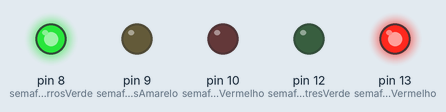
Simulated run of this sketch. Board: Arduino Uno, built with avr-gcc and run on an emulated ATmega328P. Parts: output pins drawn as LEDs (lit = HIGH).

Above: at 2.5 s.
At 6.0 s:
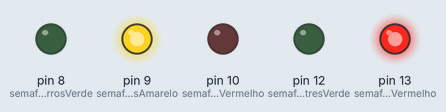
At 9.5 s:
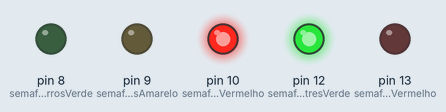
Timing chart, 0 to 15.6 s (numbered marks = the images above):
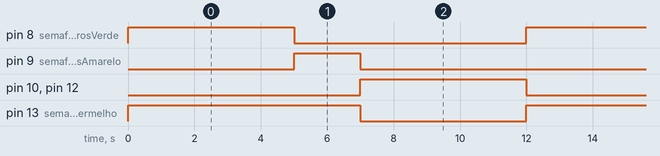

Measured:
- by itself, pin 8 (semaforoCarrosVerde), pin 10 (semaforoCarrosVermelho), pin 12 (semaforoPedestresVerde): alternates HIGH for 5.0 s and LOW for 7.0 s
- by itself, pin 9 (semaforoCarrosAmarelo): alternates HIGH for 2.0 s and LOW for 10.0 s
- by itself, pin 13 (semaforoPedestresVermelho): alternates HIGH for 7.0 s and LOW for 5.0 s

The sketch:

projeto_semaforo_com_bot_o_pra_pedestre.ino
```cpp
// Definição dos pinos dos LEDs para o semáforo de carros
int semaforoCarrosVermelho = 10;
int semaforoCarrosAmarelo = 9;
int semaforoCarrosVerde = 8;

// Definição dos pinos dos LEDs para o semáforo de pedestres
int semaforoPedestresVermelho = 13;
int semaforoPedestresVerde = 12;

// Definição dos tempos de espera em milissegundos
int T1 = 5000; // 5 segundos
int T2 = 2000; // 2 segundos
int T3 = 5000; // 5 segundos

void setup() {
  // Configuração dos pinos como saídas
  pinMode(semaforoCarrosVermelho, OUTPUT);
  pinMode(semaforoCarrosAmarelo, OUTPUT);
  pinMode(semaforoCarrosVerde, OUTPUT);
  pinMode(semaforoPedestresVermelho, OUTPUT);
  pinMode(semaforoPedestresVerde, OUTPUT);
}

void loop() {
  // Ciclo do semáforo de carros
  verdeParaCarros();
  amareloParaCarros();

  // Ciclo do semáforo de pedestres
  vermelhoParaCarros();
  verdeParaPedestres();
}

// Função para o ciclo de verde para carros
void verdeParaCarros() {
  digitalWrite(semaforoCarrosVerde, HIGH);
  digitalWrite(semaforoCarrosAmarelo, LOW);
  digitalWrite(semaforoCarrosVermelho, LOW);
  digitalWrite(semaforoPedestresVerde, LOW);
  digitalWrite(semaforoPedestresVermelho, HIGH);
  delay(T1); // 5 segundos
}

// Função para o ciclo de amarelo para carros
void amareloParaCarros() {
  digitalWrite(semaforoCarrosVerde, LOW);
  digitalWrite(semaforoCarrosAmarelo, HIGH);
  digitalWrite(semaforoCarrosVermelho, LOW);
  delay(T2); // 2 segundos
}

// Função para o ciclo de vermelho para carros
void vermelhoParaCarros() {
  digitalWrite(semaforoCarrosVerde, LOW);
  digitalWrite(semaforoCarrosAmarelo, LOW);
  digitalWrite(semaforoCarrosVermelho, HIGH);
}

// Função para o ciclo de verde para pedestres
void verdeParaPedestres() {
  digitalWrite(semaforoCarrosVerde, LOW);
  digitalWrite(semaforoCarrosAmarelo, LOW);
  digitalWrite(semaforoCarrosVermelho, HIGH);
  digitalWrite(semaforoPedestresVerde, HIGH);
  digitalWrite(semaforoPedestresVermelho, LOW);
  delay(T3); // 5 segundos
}
```
